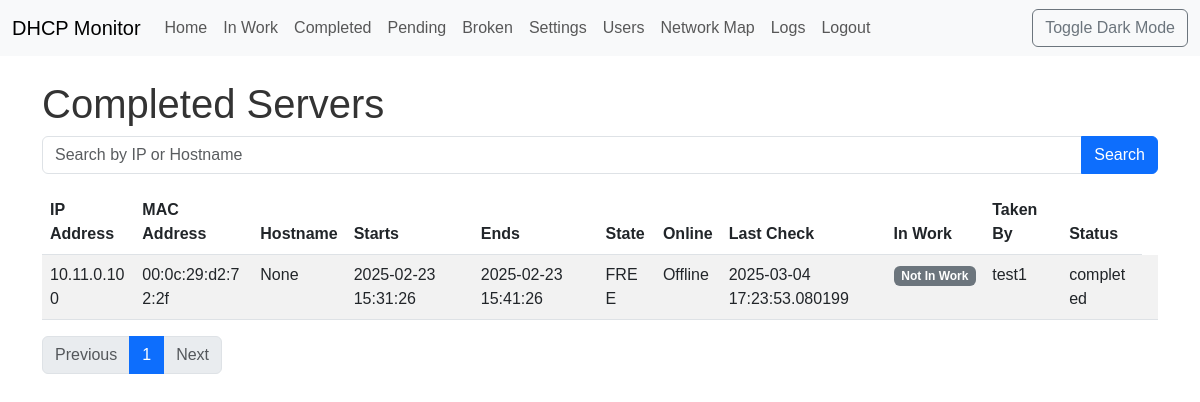
The page /completed (signed in) on the database its author committed.
### app/models.py (models this page shows, shortened)
class Lease(db.Model):
    __tablename__ = 'leases'
    id = db.Column(db.Integer, primary_key=True)
    ip = db.Column(db.String(15), unique=True, index=True, nullable=False)
    mac = db.Column(db.String(17), index=True, nullable=False)
    hostname = db.Column(db.String(255), index=True)
    starts = db.Column(db.DateTime)
    ends = db.Column(db.DateTime)
    binding_state = db.Column(db.String(64), index=True, nullable=False)
    uid = db.Column(db.String(255))
    is_online = db.Column(db.Boolean, default=False)
    last_check = db.Column(db.DateTime)
    in_work = db.Column(db.Boolean, default=False)
    taken_by_id = db.Column(db.Integer, db.ForeignKey('users.id'), index=True)
    status = db.Column(
        db.Enum(LeaseStatus),
        nullable=False,
        server_default=LeaseStatus.ACTIVE
    )
    server_id = db.Column(db.Integer, db.ForeignKey('servers.id'))
    status_history = db.relationship(
        'LeaseStatusHistory',
        backref='lease_obj',
        lazy='dynamic',
        order_by='desc(LeaseStatusHistory.timestamp)',
        overlaps="status_history,lease_obj"  #  <--  ДОБАВИТЬ overlaps
    )

class User(UserMixin, db.Model):
    __tablename__ = 'users'
    id = db.Column(db.Integer, primary_key=True)
    username = db.Column(db.String(64), unique=True, index=True, nullable=False)
    password_hash = db.Column(db.String(128), nullable=False)
    role = db.Column(db.String(64), nullable=False, default='tester')  # 'admin', 'tester'
    first_name = db.Column(db.String(64))
    last_name = db.Column(db.String(64))
    last_seen = db.Column(db.DateTime, default=datetime.utcnow)
    leases = db.relationship('Lease', backref='taken_user', lazy='dynamic', foreign_keys='Lease.taken_by_id')
    groups = db.relationship('Group', secondary=user_groups, lazy='subquery',
                            backref=db.backref('users', lazy=True)) # Связь с группами
    journal_entries = db.relationship('Journal', back_populates='user', lazy='dynamic')

### app/views.py (the view)
@main.route('/completed')
@login_required
def completed():
    search_query = request.args.get('q', '')
    page = request.args.get('page', 1, type=int)
    per_page = 10
    if search_query:
        leases = Lease.query.filter(
            Lease.status == LeaseStatus.COMPLETED,
            or_(Lease.ip.contains(search_query), Lease.hostname.contains(search_query))
        ).order_by(Lease.ip).paginate(page=page, per_page=per_page, error_out=False)
    else:
        leases = Lease.query.filter(Lease.status == LeaseStatus.COMPLETED).order_by(Lease.ip).paginate(page=page, per_page=per_page, error_out=False)
    return render_template('completed.html', leases=leases, search_query=search_query)

### app/models.py (called while the page is built)
@login_manager.user_loader
def load_user(user_id):
    return User.query.get(int(user_id))

### app/templates/completed.html (shortened to what this page needs)
{% extends "base.html" %}
{% block content %}
    <h1>Completed Servers</h1>
    <form action="{{ url_for('main.completed') }}" method="GET">
        <div class="input-group mb-3">
            <input type="text" class="form-control" placeholder="Search by IP or Hostname" name="q" value="{{ search_query }}">
            <button class="btn btn-primary" type="submit">Search</button>
        </div>
    </form>
    <table class="table table-striped">
        <thead>
            <tr>
                <th>IP Address</th>
                <th>MAC Address</th>
                <th>Hostname</th>
                <th>Starts</th>
                <th>Ends</th>
                <th>State</th>
                <th>Online</th>
                <th>Last Check</th>
                <th>In Work</th>
                <th>Taken By</th>
                <th>Status</th>
            </tr>
        </thead>
        <tbody>
            {% for lease in leases.items %}
                <tr>
                    <td>{{ lease.ip }}</td>
                    <td>{{ lease.mac }}</td>
                    <td>{{ lease.hostname|d('N/A') }}</td>
                    <td>{{ lease.starts|d('N/A') }}</td>
                    <td>{{ lease.ends|d('N/A') }}</td>
                    <td>{{ lease.binding_state }}</td>
                    <td>{{ "Online" if lease.is_online else "Offline" }}</td>
                    <td>{{ lease.last_check|d('N/A') }}</td>
                    <td>
                        {% if lease.in_work %}
                            <span class="badge bg-warning">In Work</span>
                        {% else %}
                            <span class="badge bg-secondary">Not In Work</span>
                        {% endif %}
                    </td>
                    <td>{{ lease.taken_user.username if lease.taken_user else '' }}</td>
                    <td>{{ lease.status.value }}</td>
                    <td>
                    </td>
                </tr>
            {% endfor %}
        </tbody>
    </table>
     <nav>
        <ul class="pagination">
            {% if leases.has_prev %}
                <li class="page-item"><a class="page-link" href="{{ url_for('main.completed', page=leases.prev_num, q=search_query) }}">Previous</a></li>
            {% else %}
                <li class="page-item disabled"><a class="page-link" href="#">Previous</a></li>
            {% endif %}
            {% for page_num in leases.iter_pages() %}
                {% if page_num %}
                    {% if page_num == leases.page %}
                        <li class="page-item active"><a class="page-link" href="#">{{ page_num }}</a></li>
                    {% else %}
                        <li class="page-item"><a class="page-link" href="{{ url_for('main.completed', page=page_num, q=search_query) }}">{{ page_num }}</a></li>
                    {% endif %}
                {% else %}
                    <li class="page-item disabled"><a class="page-link" href="#">...</a></li>
                {% endif %}
            {% endfor %}
            {% if leases.has_next %}
               <li class="page-item"><a class="page-link" href="{{ url_for('main.completed', page=leases.next_num, q=search_query) }}">Next</a></li>
            {% else %}
                <li class="page-item disabled"><a class="page-link" href="#">Next</a></li>
            {% endif %}
        </ul>
    </nav>
{% endblock %}

### app/static/css/style.css (style rules this page uses)
body { font-family: sans-serif; transition: background-color 0.3s, color 0.3s; }
body { background-color: #fff; color: #333; }
.table-striped > tbody > tr:nth-of-type(odd) > * { --bs-table-accent-bg: var(--bs-table-striped-bg); }
table.table td { word-break: break-word; }

### rows shown on the page
Lease: ip "10.11.0.100", mac "00:0c:29:d2:72:2f", hostname|d "None", starts|d "2025-02-23 15:31:26", ends|d "2025-02-23 15:41:26", binding_state "FREE", is_online "Offline", last_check|d "2025-03-04 17:23:53.080199", in_work "Not In Work", taken_user "test1", status.value "completed"

### other values the page prints
{{ page_num }} "1"
